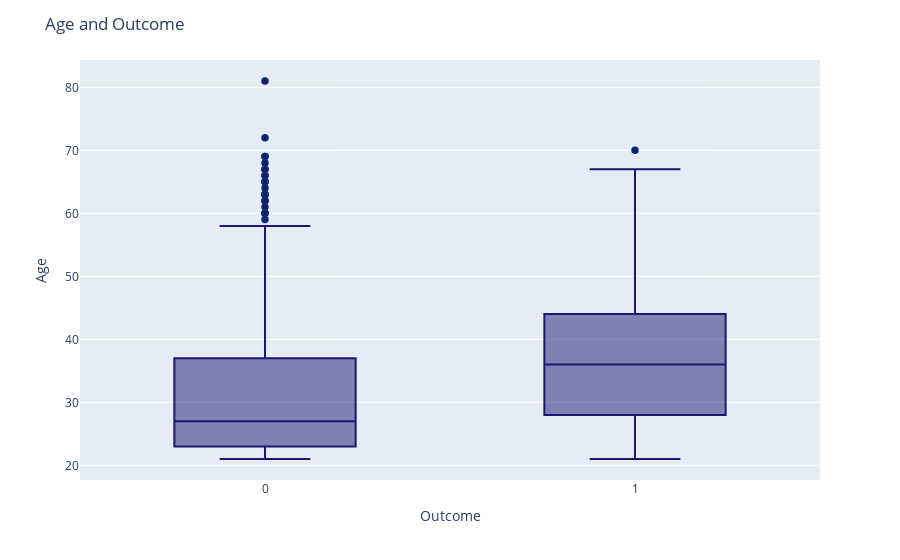

Notebook code cell kept with this figure:
### Code cell
#Visualize Outcome and Age
fig = px.box(df, x='Outcome', y='Age')
fig.update_traces(marker_color="midnightblue",marker_line_color='rgb(8,48,107)',
                  marker_line_width=1.5)
fig.update_layout(title_text='Age and Outcome')
fig.show()

### Figure 1 — Plotly figure (JSON) as saved in the notebook; plotly's stock layout.template omitted (floating-point values rounded to 4 significant figures; data arrays with more than 128 entries replaced by an {"elided": "..."} marker saying what was removed)
{"data": [{"alignmentgroup": "True", "hovertemplate": "Outcome=%{x}<br>Age=%{y}<extra></extra>", "legendgroup": "", "marker": {"color": "midnightblue", "line": {"color": "rgb(8,48,107)", "width": 1.5}}, "name": "", "notched": false, "offsetgroup": "", "orientation": "v", "showlegend": false, "type": "box", "x": {"elided": "768 int values"}, "x0": " ", "xaxis": "x", "y": {"elided": "768 int values"}, "y0": " ", "yaxis": "y"}], "layout": {"boxmode": "group", "legend": {"tracegroupgap": 0}, "margin": {"t": 60}, "title": {"text": "Age and Outcome"}, "xaxis": {"anchor": "y", "domain": [0, 1], "title": {"text": "Outcome"}}, "yaxis": {"anchor": "x", "domain": [0, 1], "title": {"text": "Age"}}}}
